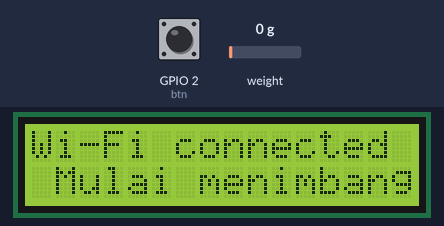
Bench run of a sketch on a simulated ESP8266 (NodeMCU). Shown: 16×2 character LCD. The inputs (shaded band) are chosen by the test bench; at power-on: GPIO 2 (btn) HIGH, weight on the scale 0 g. WiFi joins after 1.5 s; servers stay silent unless stated; uploads are accepted with an empty reply; what the sketch prints to the serial monitor is not drawn.

Above: at 4.8 s.
4.9 s: GPIO 2 (btn) pulled LOW for 1 s
At 6.2 s:
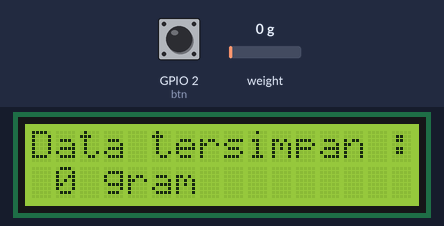
7.4 s: weight on the scale set to 100 g
At 8.5 s:
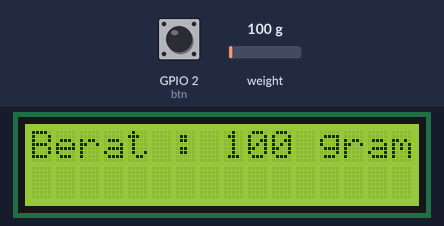
8.9 s: weight on the scale set to 1250 g
At 9.2 s:
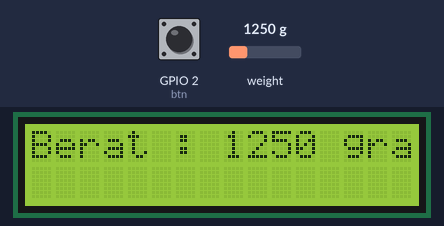
10.4 s: GPIO 2 (btn) pulled LOW for 1 s
At 10.69 s:
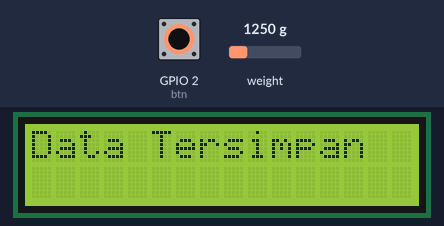
12.9 s: GPIO 2 (btn) pulled LOW for 0.15 s
At 13.9 s:
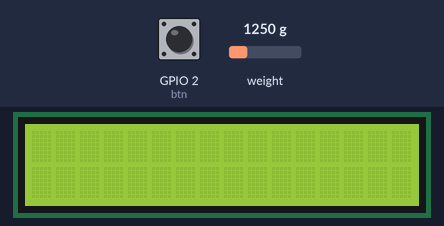
14.7 s: GPIO 2 (btn) pulled LOW for 3.2 s
At 16.8 s:
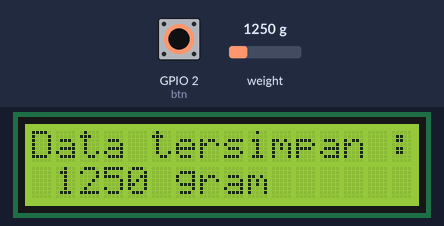
Timing chart, 0 to 18.3 s (numbered marks = the images above; inputs shaded):
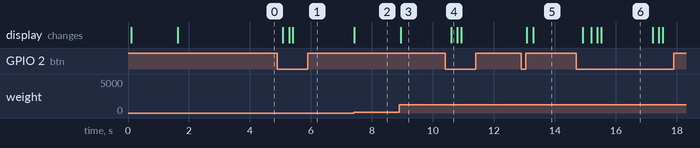

Measured:
- after the input at 4.9 s, the display: first changes after 0.18 s (image 1 shows a later state)
- after the input at 7.4 s, the display: changes at once (image 2)
- after the input at 8.9 s, the display: changes after 0.05 s (image 3)
- after the input at 10.4 s, the display: changes after 0.19 s (image 4)
- after the input at 12.9 s, the display: first changes after 0.18 s (image 5 shows a later state)
- after the input at 14.7 s, the display: changes after 0.22 s (image 6)

The sketch:

timbangan.ino
```cpp
#include <ESP8266WiFi.h>
#include <WiFiClient.h>
#include <ESP8266HTTPClient.h>
WiFiClient client;
HTTPClient http;
#include "HX711.h"
#define DOUT  12
#define CLK  13
#include <Wire.h>
#include <LiquidCrystal_I2C.h>

// Connection
char ssid[] = "Srikandi";
char pass[] = "Herro897";
char host[] = "124.40.249.86:1001";
String url;
long data;
unsigned long current = 0, prev = 0, interval = 2000;
boolean start = true;

// Sensor
HX711 scale(DOUT, CLK);
float calibration_factor = 1030;
int GRAM, oldData;
char input;
int btn = 2;

// Set the LCD address to 0x27
LiquidCrystal_I2C lcd(0x27, 16, 2);

void setup() {
  Serial.begin(9600);
  delay(10);

  lcd.begin();
  lcd.backlight();
  lcd.clear();

  lcd.setCursor(0,0);
  lcd.print("Connecting to ...");
  lcd.setCursor(1,1);
  lcd.print(ssid);

  WiFi.begin(ssid, pass);
  while (WiFi.status() != WL_CONNECTED) {
    delay(500);
    Serial.print(".");
  }
  Serial.println("");
  Serial.print("Wi-Fi connected successfully");
  lcd.clear();
  lcd.setCursor(0,0);
  lcd.print("Wi-Fi connected");
  lcd.setCursor(1,1);
  lcd.print("Mulai menimbang");

  // Sensor
  scale.set_scale();
  scale.tare();
  delay(1000);

  // Button
  pinMode(btn, INPUT_PULLUP);

}

void sensor() {
  scale.set_scale(calibration_factor);
  GRAM = scale.get_units(), 4;
}

void sendData(int data){

  // Send Data
  url = "http://124.40.249.86:1001/sensor/store?data=";
  url += data;

  http.begin(client, url);
  http.addHeader("Content-Type", "application/x-www-form-urlencoded");

  int httpCode = http.POST(url);   //Send the request
  String payload = http.getString();    //Get the response payload

  Serial.println(httpCode);
  Serial.print(payload);
  lcd.clear();
  lcd.print(payload);
  http.end();
}

void loop() {
  // Button
  int x = digitalRead(btn);

  // Sensor
  sensor();
  if(GRAM != oldData){
    // lcd
    lcd.clear();
    lcd.print("Berat : ");
    lcd.print(GRAM);
    lcd.print(" gram");

    oldData = GRAM;
  }

  // Send Data
  if(x == 0){
    lcd.clear();
    lcd.setCursor(0,0);
    lcd.print("Data tersimpan : " );
    lcd.setCursor(1,1);
    lcd.print(GRAM);
    lcd.print(" gram");
    // Send Data
    current = millis();
    if (current - prev > interval)
    {
      lcd.clear();
      Serial.print("Data Tersimpan");
      lcd.print("Data Tersimpan");
      sendData(GRAM);
      prev = current;
    }
  }
}
```
